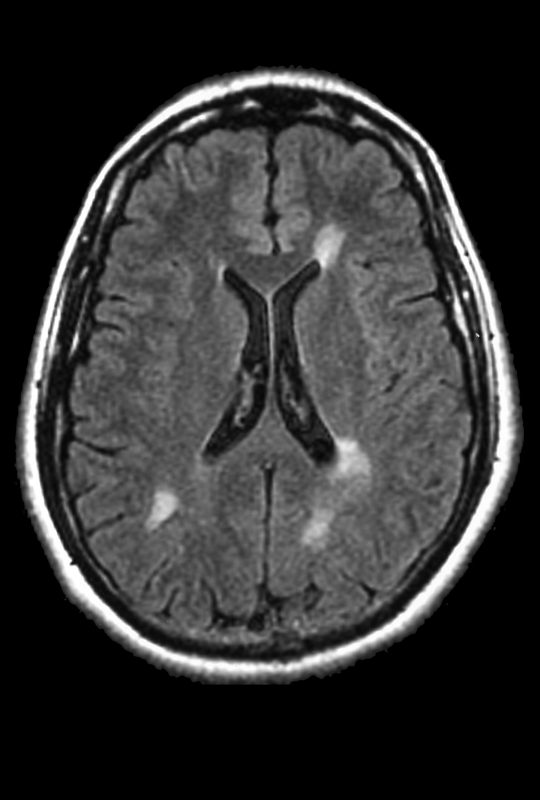
#> input picture src/mri.jpeg, 540 x 800 px
$ jupyter execute Lesson5.ipynb
#> lines starting #> are read from the running program, lines starting #| are printed output that depends on the picture; after the words box and inside, x2 and y2 are one past the last pixel; in counts of white or black regions, pixels touching at a corner belong together
# وارد کردن کتابخانه OpenCV

کتابخانه‌ی OpenCV که برای پردازش تصویر استفاده می‌شود، را وارد میکنیم.

[cell 1]
import cv2 as cv

# خواندن تصویر و تبدیل به سیاه‌وسفید
ابتدا تصویر MRI از مسیر مشخص‌شده `(../src/mri.jpeg)` بارگذاری می‌شود و سپس به تصویر سیاه‌وسفید `(Grayscale)` تبدیل می‌گردد. تصاویر سیاه‌وسفید پردازش ساده‌تری دارند و برای عملیات پردازش تصویر، به‌ویژه آستانه‌گذاری، مناسب‌تر هستند.

[cell 2]
source_image = cv.imread('../src/mri.jpeg') # Read the MRI image from source directory
#> source_image is the input picture: shape (800, 540, 3); min 0, max 255, mean 50.8
gray_image = cv.cvtColor(source_image, cv.COLOR_BGR2GRAY) # Convert the image to grayscale

# آستانه‌گذاری باینری ساده
در اینجا، آستانه‌گذاری ساده باینری اعمال می‌شود. مقدار آستانه `(Threshold)` برابر با ۹۰ تعیین شده است. به این صورت که پیکسل‌های با شدت روشنایی بالاتر از ۹۰ به ۲۲۵ (سفید) و پیکسل‌های با شدت کمتر به ۰ (سیاه) تنظیم می‌شوند. این روش ساده‌ای برای استخراج بخش‌های خاص از تصویر است.

[cell 3]
# Apply basic binary thresholding with threshold value of 90
_, binary_threshold = cv.threshold(gray_image, 90, 225, cv.THRESH_BINARY)
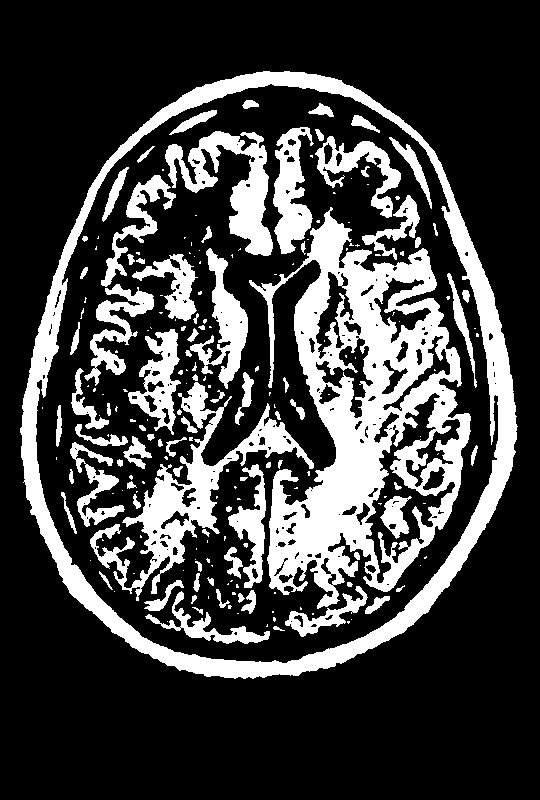
#> binary_threshold: shape (800, 540); values 0 (black) and 225 (white), 25.1% white; 208 white regions (120 under 20 px), largest, box (x1, y1, x2, y2) and area: (249, 207, 471, 609) 36017, (20, 71, 518, 679) 25684, (90, 382, 314, 601) 9014

# آستانه‌گذاری اُتسو (Otsu Thresholding)

در اینجا، از روش آستانه‌گذاری اُتسو استفاده می‌شود. این روش به‌طور خودکار بهترین مقدار آستانه را برای تصویر تعیین می‌کند. آستانه‌گذاری اُتسو برای تصاویری که دارای دو سطح روشنایی متفاوت هستند مناسب است و نیاز به تعیین دستی مقدار آستانه ندارد.

[cell 4]
# Apply Otsu's binary thresholding for optimal threshold value
_, otsu_threshold = cv.threshold(gray_image, 0, 255, cv.THRESH_BINARY + cv.THRESH_OTSU)
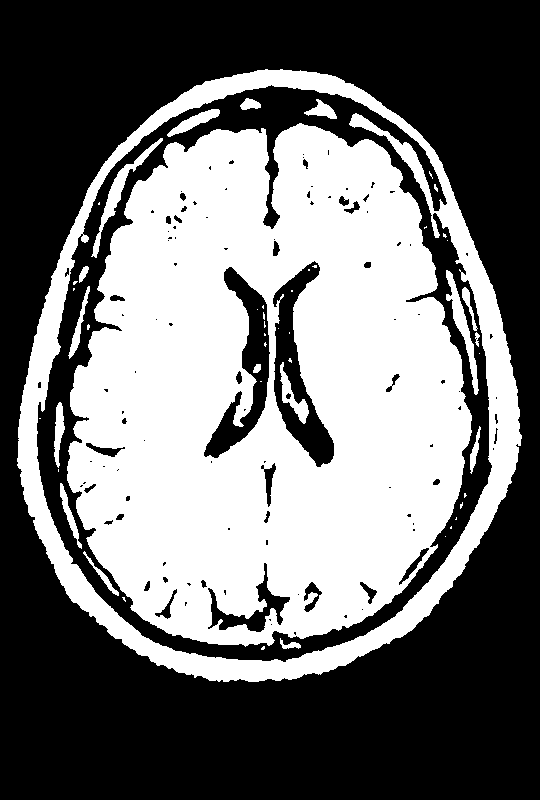
#> otsu_threshold: shape (800, 540); 44% white; 50 white regions (32 under 20 px), largest, box (x1, y1, x2, y2) and area: (67, 123, 472, 647) 151135, (17, 69, 522, 682) 33199, (91, 138, 163, 258) 1024

# آستانه‌گذاری تطبیقی گوسی (Adaptive Gaussian Thresholding)

در اینجا، آستانه‌گذاری تطبیقی گوسی اعمال می‌شود. در این روش، مقدار آستانه برای هر ناحیه از تصویر به‌صورت جداگانه و بر اساس روشنایی محلی تعیین می‌گردد. این روش برای تصاویری که روشنایی یکنواخت ندارند (مثل تصاویری با سایه یا تغییرات نور) بسیار مؤثر است.

[cell 5]
# Apply adaptive Gaussian thresholding for better local threshold
adaptive_threshold = cv.adaptiveThreshold(gray_image, 255, cv.ADAPTIVE_THRESH_GAUSSIAN_C, cv.THRESH_BINARY, 15, 1)
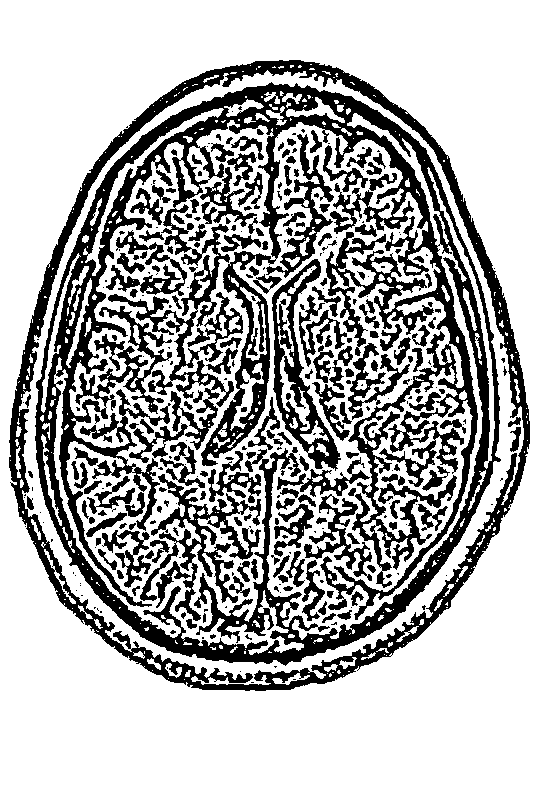
#> adaptive_threshold: shape (800, 540); 70% white; 336 black regions (149 under 20 px), largest, box (x1, y1, x2, y2) and area: (35, 82, 501, 666) 70535, (9, 60, 530, 691) 20047, (140, 474, 261, 621) 4225

$ run again, with src/circle.jpg copied over src/mri.jpeg
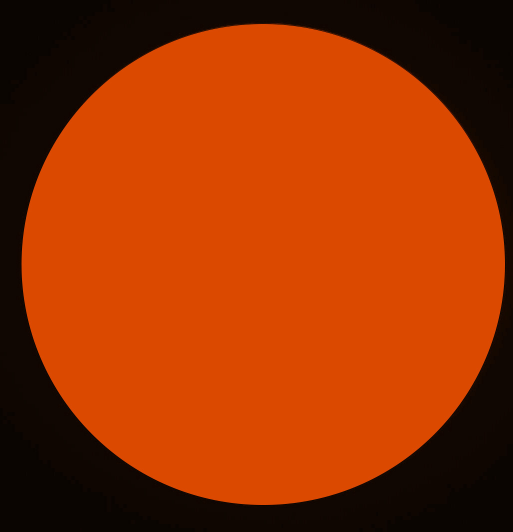
#> input picture src/circle.jpg, 1026 x 1063 px (shown at 1/2 size)
#> source_image is the input picture: shape (1063, 1026, 3); mean B, G, R 0.5, 51, 151.5
#> `_, binary_threshold = cv.threshold(gray_image, 90, 225, cv.THRESH_BINA..`:
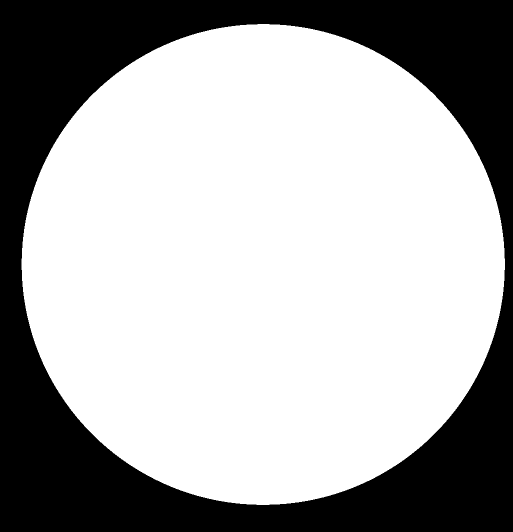
#> binary_threshold: shape (1063, 1026) (shown at 1/2 size); values 0 (black) and 225 (white), 66.9% white; 1 black region, box (x1, y1, x2, y2) and area: (0, 0, 1026, 1063) 360967
#> otsu_threshold: shape (1063, 1026); 67% white; 1 black region, box (x1, y1, x2, y2) and area: (0, 0, 1026, 1063) 360077
#> `adaptive_threshold = cv.adaptiveThreshold(gray_image, 255, cv.ADAPTIVE..`:
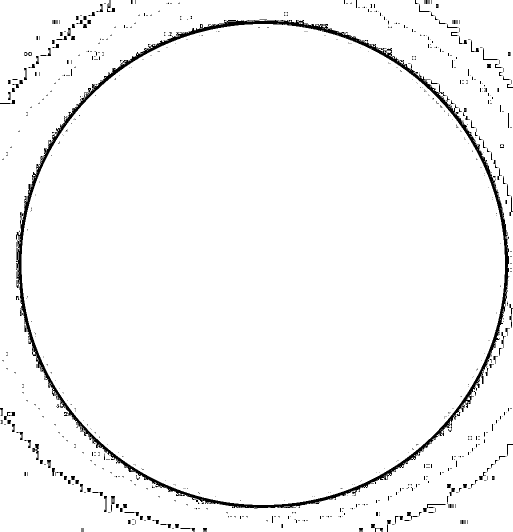
#> adaptive_threshold: shape (1063, 1026) (shown at 1/2 size); 96.8% white; 776 black regions (628 under 20 px), largest, box (x1, y1, x2, y2) and area: (32, 39, 1018, 1017) 23971, (64, 888, 78, 920) 172, (846, 1008, 892, 1024) 159
